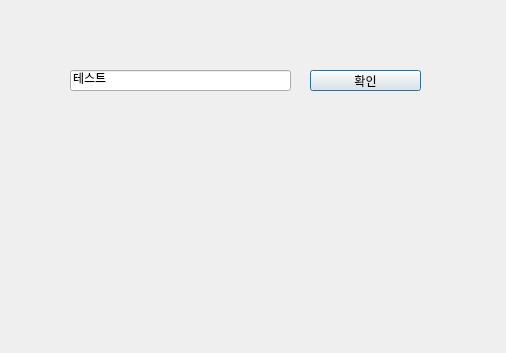
<?xml version="1.0" encoding="UTF-8"?>
<ui version="4.0">
 <class>Dialog</class>
 <widget class="QDialog" name="Dialog">
  <property name="geometry">
   <rect>
    <x>0</x>
    <y>0</y>
    <width>506</width>
    <height>353</height>
   </rect>
  </property>
  <property name="windowTitle">
   <string>Dialog</string>
  </property>
  <widget class="QPushButton" name="pushButton">
   <property name="geometry">
    <rect>
     <x>310</x>
     <y>70</y>
     <width>111</width>
     <height>21</height>
    </rect>
   </property>
   <property name="text">
    <string>확인</string>
   </property>
  </widget>
  <widget class="QLineEdit" name="lineEdit">
   <property name="geometry">
    <rect>
     <x>70</x>
     <y>70</y>
     <width>221</width>
     <height>21</height>
    </rect>
   </property>
   <property name="text">
    <string>테스트</string>
   </property>
  </widget>
 </widget>
 <resources/>
 <connections/>
</ui>
